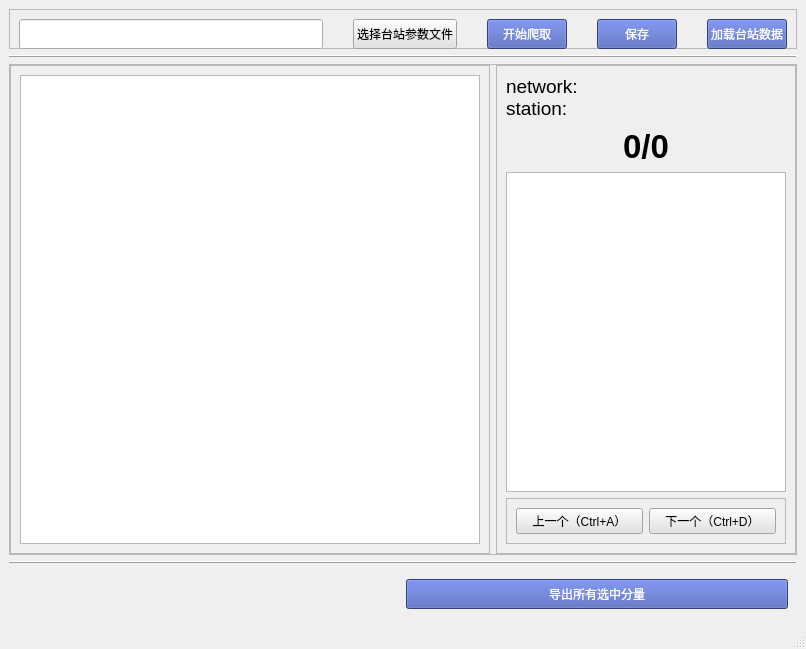
<?xml version="1.0" encoding="UTF-8"?>
<ui version="4.0">
 <class>MainWindow</class>
 <widget class="QMainWindow" name="MainWindow">
  <property name="geometry">
   <rect>
    <x>0</x>
    <y>0</y>
    <width>806</width>
    <height>649</height>
   </rect>
  </property>
  <property name="windowTitle">
   <string>Component Select Tool for SeisDQ</string>
  </property>
  <widget class="QWidget" name="centralwidget">
   <layout class="QVBoxLayout" name="verticalLayout">
    <item>
     <widget class="QFrame" name="frame">
      <property name="maximumSize">
       <size>
        <width>16777215</width>
        <height>40</height>
       </size>
      </property>
      <property name="frameShape">
       <enum>QFrame::StyledPanel</enum>
      </property>
      <property name="frameShadow">
       <enum>QFrame::Raised</enum>
      </property>
      <layout class="QHBoxLayout" name="horizontalLayout">
       <property name="spacing">
        <number>30</number>
       </property>
       <property name="leftMargin">
        <number>9</number>
       </property>
       <property name="rightMargin">
        <number>9</number>
       </property>
       <item>
        <widget class="QLineEdit" name="excel_path_edit">
         <property name="minimumSize">
          <size>
           <width>300</width>
           <height>30</height>
          </size>
         </property>
         <property name="styleSheet">
          <string notr="true">font: 9pt &quot;Microsoft YaHei UI&quot;;</string>
         </property>
        </widget>
       </item>
       <item>
        <widget class="QPushButton" name="read_excel_btn">
         <property name="minimumSize">
          <size>
           <width>0</width>
           <height>30</height>
          </size>
         </property>
         <property name="styleSheet">
          <string notr="true">font: 10pt &quot;Microsoft YaHei UI&quot;;
background-color: rgb(226,226,226);</string>
         </property>
         <property name="text">
          <string>选择台站参数文件</string>
         </property>
        </widget>
       </item>
       <item>
        <widget class="QPushButton" name="crawl_btn">
         <property name="minimumSize">
          <size>
           <width>0</width>
           <height>30</height>
          </size>
         </property>
         <property name="styleSheet">
          <string notr="true">font: 10pt &quot;Microsoft YaHei UI&quot;;
background-color:#455ab3;
color:#fff;</string>
         </property>
         <property name="text">
          <string>开始爬取</string>
         </property>
        </widget>
       </item>
       <item>
        <widget class="QPushButton" name="save_btn">
         <property name="minimumSize">
          <size>
           <width>0</width>
           <height>30</height>
          </size>
         </property>
         <property name="styleSheet">
          <string notr="true">font: 10pt &quot;Microsoft YaHei UI&quot;;
background-color:#455ab3;
color:#fff;</string>
         </property>
         <property name="text">
          <string>保存</string>
         </property>
        </widget>
       </item>
       <item>
        <widget class="QPushButton" name="load_btn">
         <property name="minimumSize">
          <size>
           <width>0</width>
           <height>30</height>
          </size>
         </property>
         <property name="styleSheet">
          <string notr="true">font: 10pt &quot;Microsoft YaHei UI&quot;;
background-color:#455ab3;
color:#fff;</string>
         </property>
         <property name="text">
          <string>加载台站数据</string>
         </property>
        </widget>
       </item>
      </layout>
     </widget>
    </item>
    <item>
     <widget class="QFrame" name="frame_6">
      <property name="sizePolicy">
       <sizepolicy hsizetype="Preferred" vsizetype="Preferred">
        <horstretch>0</horstretch>
        <verstretch>0</verstretch>
       </sizepolicy>
      </property>
      <property name="frameShape">
       <enum>QFrame::HLine</enum>
      </property>
      <property name="frameShadow">
       <enum>QFrame::Raised</enum>
      </property>
     </widget>
    </item>
    <item>
     <widget class="QFrame" name="frame_4">
      <property name="frameShape">
       <enum>QFrame::StyledPanel</enum>
      </property>
      <property name="frameShadow">
       <enum>QFrame::Raised</enum>
      </property>
      <layout class="QHBoxLayout" name="horizontalLayout_2">
       <property name="leftMargin">
        <number>0</number>
       </property>
       <property name="topMargin">
        <number>0</number>
       </property>
       <property name="rightMargin">
        <number>0</number>
       </property>
       <property name="bottomMargin">
        <number>0</number>
       </property>
       <item>
        <widget class="QFrame" name="frame_2">
         <property name="layoutDirection">
          <enum>Qt::LeftToRight</enum>
         </property>
         <property name="frameShape">
          <enum>QFrame::StyledPanel</enum>
         </property>
         <property name="frameShadow">
          <enum>QFrame::Raised</enum>
         </property>
         <layout class="QHBoxLayout" name="horizontalLayout_4">
          <item>
           <widget class="QTreeWidget" name="treeWidget">
            <property name="sizePolicy">
             <sizepolicy hsizetype="Expanding" vsizetype="Expanding">
              <horstretch>0</horstretch>
              <verstretch>0</verstretch>
             </sizepolicy>
            </property>
            <property name="columnCount">
             <number>0</number>
            </property>
           </widget>
          </item>
         </layout>
        </widget>
       </item>
       <item>
        <widget class="QFrame" name="frame_3">
         <property name="minimumSize">
          <size>
           <width>300</width>
           <height>0</height>
          </size>
         </property>
         <property name="maximumSize">
          <size>
           <width>300</width>
           <height>16777215</height>
          </size>
         </property>
         <property name="frameShape">
          <enum>QFrame::StyledPanel</enum>
         </property>
         <property name="frameShadow">
          <enum>QFrame::Raised</enum>
         </property>
         <layout class="QVBoxLayout" name="verticalLayout_2">
          <item>
           <widget class="QLabel" name="desc_label">
            <property name="font">
             <font>
              <pointsize>14</pointsize>
             </font>
            </property>
            <property name="text">
             <string>network:
station:</string>
            </property>
           </widget>
          </item>
          <item>
           <widget class="QLabel" name="index_label">
            <property name="minimumSize">
             <size>
              <width>0</width>
              <height>40</height>
             </size>
            </property>
            <property name="maximumSize">
             <size>
              <width>16777215</width>
              <height>16777215</height>
             </size>
            </property>
            <property name="font">
             <font>
              <pointsize>25</pointsize>
              <weight>75</weight>
              <bold>true</bold>
             </font>
            </property>
            <property name="layoutDirection">
             <enum>Qt::LeftToRight</enum>
            </property>
            <property name="text">
             <string>0/0</string>
            </property>
            <property name="alignment">
             <set>Qt::AlignCenter</set>
            </property>
           </widget>
          </item>
          <item>
           <widget class="QListWidget" name="listWidget"/>
          </item>
          <item>
           <widget class="QFrame" name="frame_5">
            <property name="frameShape">
             <enum>QFrame::StyledPanel</enum>
            </property>
            <property name="frameShadow">
             <enum>QFrame::Raised</enum>
            </property>
            <layout class="QHBoxLayout" name="horizontalLayout_3">
             <item>
              <widget class="QPushButton" name="prior_btn">
               <property name="styleSheet">
                <string notr="true">font: 10pt &quot;Microsoft YaHei UI&quot;;
background-color: rgb(226,226,226);</string>
               </property>
               <property name="text">
                <string>上一个（Ctrl+A）</string>
               </property>
              </widget>
             </item>
             <item>
              <widget class="QPushButton" name="next_btn">
               <property name="styleSheet">
                <string notr="true">font: 10pt &quot;Microsoft YaHei UI&quot;;
background-color: rgb(226,226,226);</string>
               </property>
               <property name="text">
                <string>下一个（Ctrl+D）</string>
               </property>
              </widget>
             </item>
            </layout>
           </widget>
          </item>
         </layout>
        </widget>
       </item>
      </layout>
     </widget>
    </item>
    <item>
     <widget class="QFrame" name="frame_7">
      <property name="sizePolicy">
       <sizepolicy hsizetype="Preferred" vsizetype="Preferred">
        <horstretch>0</horstretch>
        <verstretch>0</verstretch>
       </sizepolicy>
      </property>
      <property name="frameShape">
       <enum>QFrame::HLine</enum>
      </property>
      <property name="frameShadow">
       <enum>QFrame::Raised</enum>
      </property>
     </widget>
    </item>
    <item>
     <widget class="QFrame" name="horizontalFrame">
      <property name="minimumSize">
       <size>
        <width>10</width>
        <height>10</height>
       </size>
      </property>
      <layout class="QHBoxLayout" name="horizontalLayout_5">
       <item>
        <widget class="QLabel" name="label">
         <property name="text">
          <string/>
         </property>
        </widget>
       </item>
       <item>
        <widget class="QPushButton" name="export_cmp_btn">
         <property name="minimumSize">
          <size>
           <width>0</width>
           <height>30</height>
          </size>
         </property>
         <property name="styleSheet">
          <string notr="true">font: 10pt &quot;Microsoft YaHei UI&quot;;
background-color:#455ab3;
color:#fff;</string>
         </property>
         <property name="text">
          <string>导出所有选中分量</string>
         </property>
        </widget>
       </item>
      </layout>
     </widget>
    </item>
   </layout>
  </widget>
  <widget class="QStatusBar" name="statusbar"/>
 </widget>
 <resources/>
 <connections/>
</ui>
